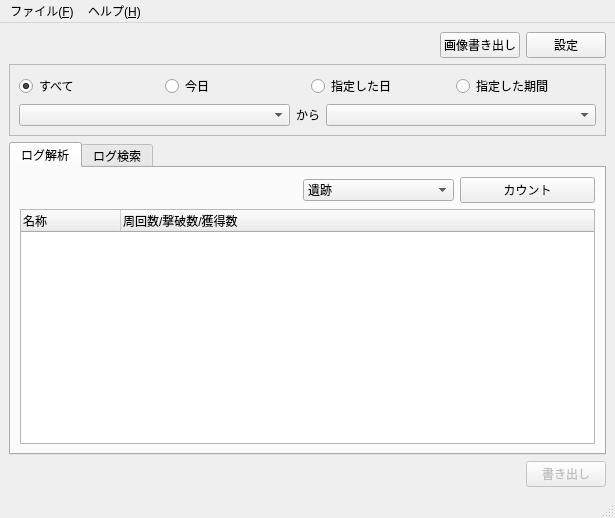
<?xml version="1.0" encoding="UTF-8"?>
<ui version="4.0">
 <class>MainWindow</class>
 <widget class="QMainWindow" name="MainWindow">
  <property name="geometry">
   <rect>
    <x>0</x>
    <y>0</y>
    <width>615</width>
    <height>518</height>
   </rect>
  </property>
  <property name="windowTitle">
   <string>C21 ログ解析</string>
  </property>
  <widget class="QWidget" name="centralwidget">
   <layout class="QGridLayout" name="gridLayout">
    <item row="3" column="1">
     <widget class="QPushButton" name="pushOutput">
      <property name="enabled">
       <bool>false</bool>
      </property>
      <property name="text">
       <string>書き出し</string>
      </property>
     </widget>
    </item>
    <item row="3" column="0">
     <spacer name="horizontalSpacer_2">
      <property name="orientation">
       <enum>Qt::Horizontal</enum>
      </property>
      <property name="sizeHint" stdset="0">
       <size>
        <width>40</width>
        <height>20</height>
       </size>
      </property>
     </spacer>
    </item>
    <item row="2" column="0" colspan="2">
     <widget class="QTabWidget" name="tabWidget">
      <property name="currentIndex">
       <number>0</number>
      </property>
      <widget class="QWidget" name="tab">
       <attribute name="title">
        <string>ログ解析</string>
       </attribute>
       <layout class="QGridLayout" name="gridLayout_2">
        <item row="0" column="2">
         <widget class="QComboBox" name="comboBox">
          <item>
           <property name="text">
            <string>遺跡</string>
           </property>
           <property name="icon">
            <iconset resource="../res.qrc">
             <normaloff>:/res/dungeon.png</normaloff>:/res/dungeon.png</iconset>
           </property>
          </item>
          <item>
           <property name="text">
            <string>撃破</string>
           </property>
           <property name="icon">
            <iconset resource="../res.qrc">
             <normaloff>:/res/battle.png</normaloff>:/res/battle.png</iconset>
           </property>
          </item>
          <item>
           <property name="text">
            <string>取得/アイテム</string>
           </property>
           <property name="icon">
            <iconset resource="../res.qrc">
             <normaloff>:/res/item.png</normaloff>:/res/item.png</iconset>
           </property>
          </item>
          <item>
           <property name="text">
            <string>取得/パーツ</string>
           </property>
           <property name="icon">
            <iconset resource="../res.qrc">
             <normaloff>:/res/parts.png</normaloff>:/res/parts.png</iconset>
           </property>
          </item>
          <item>
           <property name="text">
            <string>取得/ギルドポイント</string>
           </property>
           <property name="icon">
            <iconset resource="../res.qrc">
             <normaloff>:/res/other.png</normaloff>:/res/other.png</iconset>
           </property>
          </item>
          <item>
           <property name="text">
            <string>報酬/アイテム・パーツ</string>
           </property>
           <property name="icon">
            <iconset resource="../res.qrc">
             <normaloff>:/res/item.png</normaloff>:/res/item.png</iconset>
           </property>
          </item>
          <item>
           <property name="text">
            <string>ガチャ</string>
           </property>
           <property name="icon">
            <iconset resource="../res.qrc">
             <normaloff>:/res/gatya.png</normaloff>:/res/gatya.png</iconset>
           </property>
          </item>
          <item>
           <property name="text">
            <string>基地</string>
           </property>
           <property name="icon">
            <iconset resource="../res.qrc">
             <normaloff>:/res/mission_1.png</normaloff>:/res/mission_1.png</iconset>
           </property>
          </item>
          <item>
           <property name="text">
            <string>突発</string>
           </property>
           <property name="icon">
            <iconset resource="../res.qrc">
             <normaloff>:/res/mission_2.png</normaloff>:/res/mission_2.png</iconset>
           </property>
          </item>
          <item>
           <property name="text">
            <string>ラボ</string>
           </property>
           <property name="icon">
            <iconset resource="../res.qrc">
             <normaloff>:/res/labo.png</normaloff>:/res/labo.png</iconset>
           </property>
          </item>
         </widget>
        </item>
        <item row="0" column="3">
         <widget class="QPushButton" name="pushCount">
          <property name="enabled">
           <bool>true</bool>
          </property>
          <property name="text">
           <string>カウント</string>
          </property>
         </widget>
        </item>
        <item row="1" column="0" colspan="4">
         <widget class="QTreeWidget" name="treeResult">
          <property name="selectionMode">
           <enum>QAbstractItemView::MultiSelection</enum>
          </property>
          <property name="indentation">
           <number>0</number>
          </property>
          <property name="sortingEnabled">
           <bool>false</bool>
          </property>
          <column>
           <property name="text">
            <string>名称</string>
           </property>
          </column>
          <column>
           <property name="text">
            <string>周回数/撃破数/獲得数</string>
           </property>
          </column>
         </widget>
        </item>
       </layout>
      </widget>
      <widget class="QWidget" name="tab_2">
       <attribute name="title">
        <string>ログ検索</string>
       </attribute>
       <layout class="QGridLayout" name="gridLayout_3">
        <item row="1" column="0" colspan="2">
         <layout class="QGridLayout" name="gridLayout_4">
          <item row="0" column="1">
           <widget class="QCheckBox" name="checkUser">
            <property name="text">
             <string>ユーザー発言をスキップ（NPC含む）</string>
            </property>
           </widget>
          </item>
          <item row="0" column="0">
           <widget class="QCheckBox" name="checkInfo">
            <property name="text">
             <string>［INFO］ログをスキップ</string>
            </property>
           </widget>
          </item>
          <item row="1" column="0">
           <widget class="QLabel" name="labelFile">
            <property name="text">
             <string>対象ファイル数　：　</string>
            </property>
           </widget>
          </item>
          <item row="1" column="1">
           <widget class="QLabel" name="labelText">
            <property name="text">
             <string>検索文字列　：　</string>
            </property>
           </widget>
          </item>
          <item row="2" column="0">
           <widget class="QLabel" name="labelSearch">
            <property name="text">
             <string>合致数　：　</string>
            </property>
           </widget>
          </item>
         </layout>
        </item>
        <item row="4" column="0" colspan="2">
         <widget class="QTreeWidget" name="treeSearch">
          <property name="selectionMode">
           <enum>QAbstractItemView::MultiSelection</enum>
          </property>
          <property name="indentation">
           <number>0</number>
          </property>
          <property name="sortingEnabled">
           <bool>true</bool>
          </property>
          <column>
           <property name="text">
            <string>日時</string>
           </property>
          </column>
          <column>
           <property name="text">
            <string>ログ</string>
           </property>
          </column>
         </widget>
        </item>
        <item row="0" column="0">
         <widget class="QLineEdit" name="lineSearch"/>
        </item>
        <item row="0" column="1">
         <widget class="QPushButton" name="pushSearch">
          <property name="enabled">
           <bool>false</bool>
          </property>
          <property name="text">
           <string>検索</string>
          </property>
          <property name="icon">
           <iconset resource="../res.qrc">
            <normaloff>:/res/search.png</normaloff>:/res/search.png</iconset>
          </property>
          <property name="shortcut">
           <string>Return</string>
          </property>
         </widget>
        </item>
       </layout>
      </widget>
     </widget>
    </item>
    <item row="1" column="0" colspan="2">
     <widget class="QFrame" name="frameOption">
      <property name="frameShape">
       <enum>QFrame::StyledPanel</enum>
      </property>
      <property name="frameShadow">
       <enum>QFrame::Raised</enum>
      </property>
      <layout class="QGridLayout" name="gridLayout_5">
       <item row="0" column="3">
        <widget class="QRadioButton" name="radioButton_3">
         <property name="text">
          <string>指定した期間</string>
         </property>
         <attribute name="buttonGroup">
          <string notr="true">radioGroup</string>
         </attribute>
        </widget>
       </item>
       <item row="0" column="1">
        <widget class="QRadioButton" name="radioButton">
         <property name="text">
          <string>今日</string>
         </property>
         <attribute name="buttonGroup">
          <string notr="true">radioGroup</string>
         </attribute>
        </widget>
       </item>
       <item row="0" column="2">
        <widget class="QRadioButton" name="radioButton_2">
         <property name="text">
          <string>指定した日</string>
         </property>
         <attribute name="buttonGroup">
          <string notr="true">radioGroup</string>
         </attribute>
        </widget>
       </item>
       <item row="0" column="0">
        <widget class="QRadioButton" name="radioButton_4">
         <property name="text">
          <string>すべて</string>
         </property>
         <property name="checked">
          <bool>true</bool>
         </property>
         <attribute name="buttonGroup">
          <string notr="true">radioGroup</string>
         </attribute>
        </widget>
       </item>
       <item row="1" column="0" colspan="4">
        <layout class="QHBoxLayout" name="horizontalLayout_2" stretch="1,0,1">
         <item>
          <widget class="QComboBox" name="comboStart"/>
         </item>
         <item>
          <widget class="QLabel" name="labelOption">
           <property name="text">
            <string>から</string>
           </property>
          </widget>
         </item>
         <item>
          <widget class="QComboBox" name="comboEnd"/>
         </item>
        </layout>
       </item>
      </layout>
     </widget>
    </item>
    <item row="0" column="0" colspan="2">
     <layout class="QHBoxLayout" name="horizontalLayout">
      <item>
       <spacer name="horizontalSpacer">
        <property name="orientation">
         <enum>Qt::Horizontal</enum>
        </property>
        <property name="sizeHint" stdset="0">
         <size>
          <width>40</width>
          <height>20</height>
         </size>
        </property>
       </spacer>
      </item>
      <item>
       <widget class="QPushButton" name="pushCapture">
        <property name="text">
         <string>画像書き出し</string>
        </property>
        <property name="icon">
         <iconset resource="../res.qrc">
          <normaloff>:/res/photo.png</normaloff>:/res/photo.png</iconset>
        </property>
       </widget>
      </item>
      <item>
       <widget class="QPushButton" name="pushOption">
        <property name="text">
         <string>設定</string>
        </property>
        <property name="icon">
         <iconset resource="../res.qrc">
          <normaloff>:/res/tools.png</normaloff>:/res/tools.png</iconset>
        </property>
       </widget>
      </item>
     </layout>
    </item>
   </layout>
  </widget>
  <widget class="QMenuBar" name="menubar">
   <property name="geometry">
    <rect>
     <x>0</x>
     <y>0</y>
     <width>615</width>
     <height>21</height>
    </rect>
   </property>
   <widget class="QMenu" name="FileMenu">
    <property name="title">
     <string>ファイル(&amp;F)</string>
    </property>
    <addaction name="actionCopy"/>
    <addaction name="actionExit"/>
   </widget>
   <widget class="QMenu" name="HelpMenu">
    <property name="title">
     <string>ヘルプ(&amp;H)</string>
    </property>
    <addaction name="actionAbout"/>
    <addaction name="actionHelp"/>
   </widget>
   <addaction name="FileMenu"/>
   <addaction name="HelpMenu"/>
  </widget>
  <widget class="QStatusBar" name="statusbar"/>
  <action name="actionExit">
   <property name="icon">
    <iconset resource="../res.qrc">
     <normaloff>:/res/quit.png</normaloff>:/res/quit.png</iconset>
   </property>
   <property name="text">
    <string>終了</string>
   </property>
   <property name="shortcut">
    <string>Ctrl+Q</string>
   </property>
  </action>
  <action name="actionHelp">
   <property name="icon">
    <iconset resource="../res.qrc">
     <normaloff>:/res/help.png</normaloff>:/res/help.png</iconset>
   </property>
   <property name="text">
    <string>ヘルプ</string>
   </property>
   <property name="shortcut">
    <string>Ctrl+H</string>
   </property>
  </action>
  <action name="actionAbout">
   <property name="icon">
    <iconset resource="../res.qrc">
     <normaloff>:/res/page.png</normaloff>:/res/page.png</iconset>
   </property>
   <property name="text">
    <string>このソフトについて</string>
   </property>
  </action>
  <action name="actionCopy">
   <property name="icon">
    <iconset resource="../res.qrc">
     <normaloff>:/res/page.png</normaloff>:/res/page.png</iconset>
   </property>
   <property name="text">
    <string>コピー</string>
   </property>
   <property name="toolTip">
    <string>コピー</string>
   </property>
   <property name="shortcut">
    <string>Ctrl+C</string>
   </property>
  </action>
 </widget>
 <resources>
  <include location="../res.qrc"/>
 </resources>
 <connections>
  <connection>
   <sender>actionExit</sender>
   <signal>triggered()</signal>
   <receiver>MainWindow</receiver>
   <slot>close()</slot>
   <hints>
    <hint type="sourcelabel">
     <x>-1</x>
     <y>-1</y>
    </hint>
    <hint type="destinationlabel">
     <x>307</x>
     <y>258</y>
    </hint>
   </hints>
  </connection>
  <connection>
   <sender>pushSearch</sender>
   <signal>clicked()</signal>
   <receiver>treeSearch</receiver>
   <slot>clear()</slot>
   <hints>
    <hint type="sourcelabel">
     <x>82</x>
     <y>160</y>
    </hint>
    <hint type="destinationlabel">
     <x>60</x>
     <y>172</y>
    </hint>
   </hints>
  </connection>
 </connections>
 <buttongroups>
  <buttongroup name="radioGroup"/>
 </buttongroups>
</ui>
